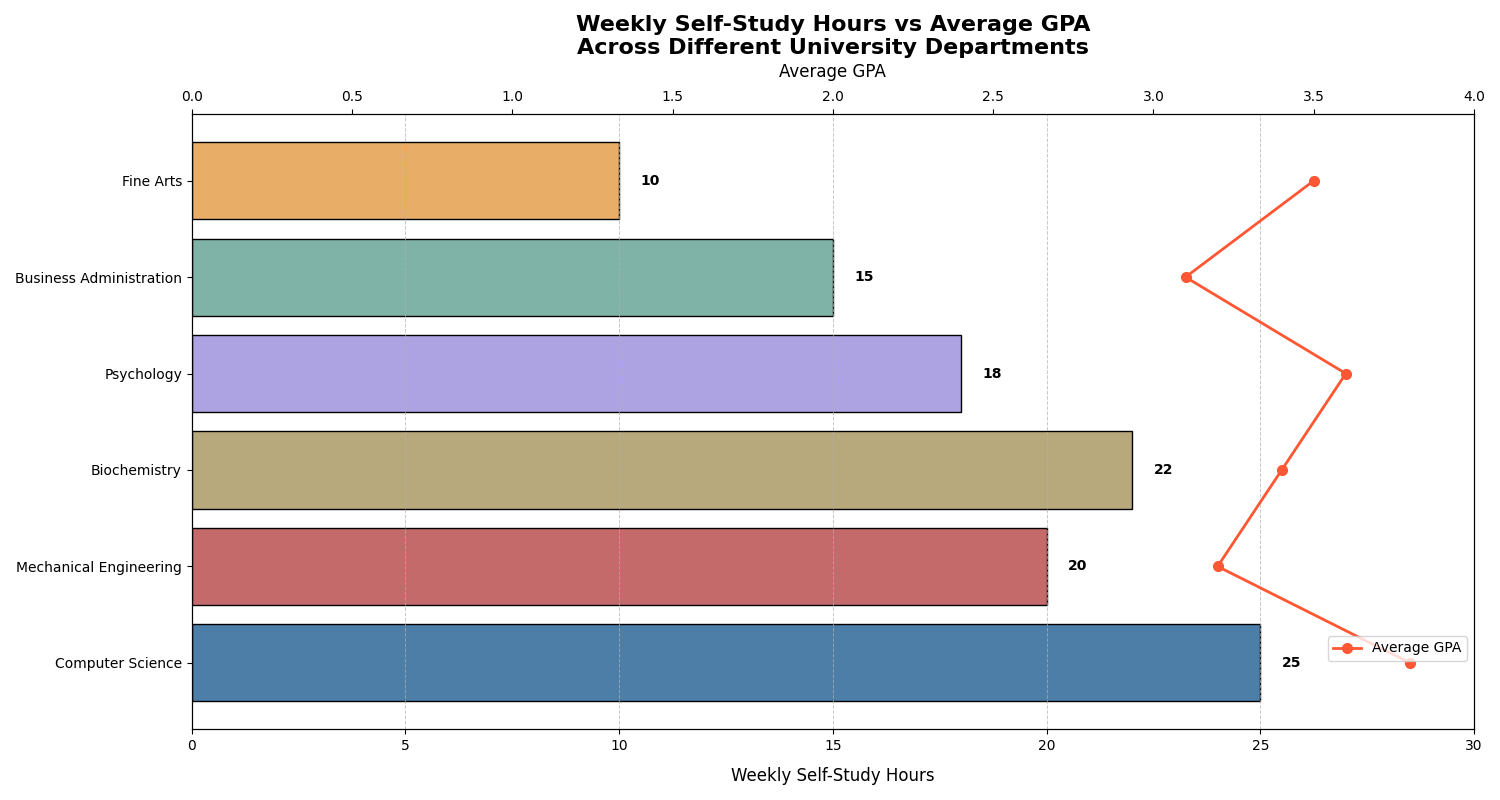

This figure's Python source:
import matplotlib.pyplot as plt
import numpy as np

# Departments, self-study hours, and average GPAs
departments = ['Computer Science', 'Mechanical Engineering', 'Biochemistry', 'Psychology', 'Business Administration', 'Fine Arts']
study_hours = [25, 20, 22, 18, 15, 10]
average_gpas = [3.8, 3.2, 3.4, 3.6, 3.1, 3.5]

# Define color palette for bars and line plot
bar_colors = ['#4D7EA8', '#C46A6A', '#B8A97D', '#ADA3E2', '#7FB3A7', '#E8AE68']
line_color = '#FF5733'

# Create the plot with a horizontal bar chart and a line plot
fig, ax1 = plt.subplots(figsize=(15, 8))

# Horizontal bar chart for self-study hours
bars = ax1.barh(departments, study_hours, color=bar_colors, edgecolor='black')

# Annotate each bar with the self-study hours
for bar, hours in zip(bars, study_hours):
    xval = bar.get_width()
    ax1.text(xval + 0.5, bar.get_y() + bar.get_height()/2, str(hours), va='center', ha='left', fontsize=10, fontweight='bold', color='black')

# Line plot on secondary axis for average GPA
ax2 = ax1.twiny()
ax2.plot(average_gpas, departments, color=line_color, marker='o', linestyle='-', linewidth=2, markersize=7, label='Average GPA')

# Titles and labels
ax1.set_title('Weekly Self-Study Hours vs Average GPA\nAcross Different University Departments', fontsize=16, fontweight='bold')
ax1.set_xlabel('Weekly Self-Study Hours', fontsize=12, labelpad=10)
ax2.set_xlabel('Average GPA', fontsize=12, labelpad=10)

# Set limits and grid
ax1.set_xlim(0, 30)
ax2.set_xlim(0, 4.0)
ax1.grid(True, which='both', axis='x', linestyle='--', linewidth=0.7, alpha=0.7)

# Legend for the line plot
ax2.legend(loc='lower right', bbox_to_anchor=(1, 0.1))

# Adjust layout to prevent overlap
plt.tight_layout()

# Show the plot
plt.show()
